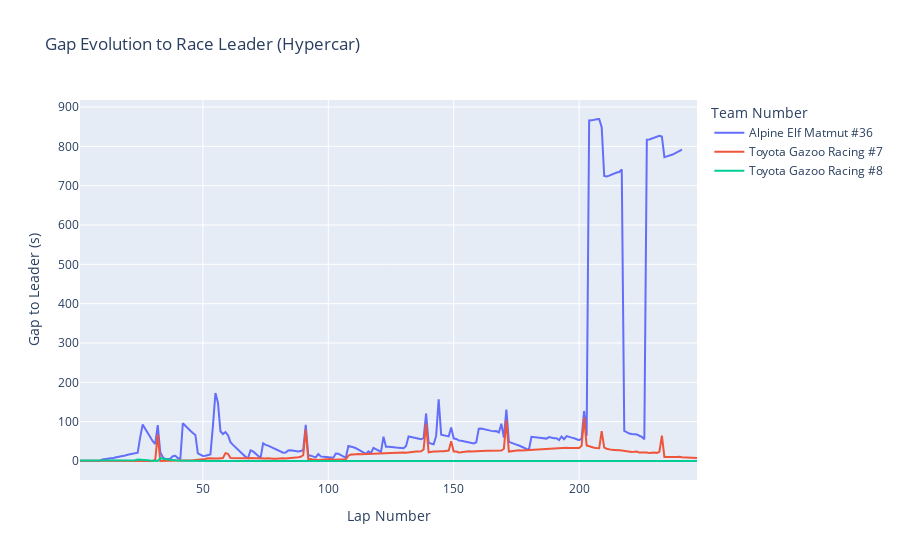

This figure's notebook cell:
### Markdown cell above
## Gap Evolution to Leader

### Code cell
fig = px.line(Bahrain_8,
    x="lap_number",
    y="class_gap",
    color="team_no",
    title="Gap Evolution to Race Leader (Hypercar)",
    labels={
        "lap_number": "Lap Number",
        "class_gap": "Gap to Leader (s)",
        "team_no": "Team Number"
    }
)

fig.show()

### Figure 1 — Plotly figure (JSON) as saved in the notebook; plotly's stock layout.template omitted (floating-point values rounded to 4 significant figures; data arrays with more than 128 entries replaced by an {"elided": "..."} marker saying what was removed)
{"data": [{"hovertemplate": "Team Number=Alpine Elf Matmut #36<br>Lap Number=%{x}<br>Gap to Leader (s)=%{y}<extra></extra>", "legendgroup": "Alpine Elf Matmut #36", "line": {"color": "#636efa", "dash": "solid"}, "marker": {"symbol": "circle"}, "mode": "lines", "name": "Alpine Elf Matmut #36", "orientation": "v", "showlegend": true, "type": "scatter", "x": {"elided": "241 int values"}, "xaxis": "x", "y": {"elided": "241 float values"}, "yaxis": "y"}, {"hovertemplate": "Team Number=Toyota Gazoo Racing #7<br>Lap Number=%{x}<br>Gap to Leader (s)=%{y}<extra></extra>", "legendgroup": "Toyota Gazoo Racing #7", "line": {"color": "#EF553B", "dash": "solid"}, "marker": {"symbol": "circle"}, "mode": "lines", "name": "Toyota Gazoo Racing #7", "orientation": "v", "showlegend": true, "type": "scatter", "x": {"elided": "247 int values"}, "xaxis": "x", "y": {"elided": "247 float values"}, "yaxis": "y"}, {"hovertemplate": "Team Number=Toyota Gazoo Racing #8<br>Lap Number=%{x}<br>Gap to Leader (s)=%{y}<extra></extra>", "legendgroup": "Toyota Gazoo Racing #8", "line": {"color": "#00cc96", "dash": "solid"}, "marker": {"symbol": "circle"}, "mode": "lines", "name": "Toyota Gazoo Racing #8", "orientation": "v", "showlegend": true, "type": "scatter", "x": {"elided": "247 int values"}, "xaxis": "x", "y": {"elided": "247 float values"}, "yaxis": "y"}], "layout": {"legend": {"title": {"text": "Team Number"}, "tracegroupgap": 0}, "title": {"text": "Gap Evolution to Race Leader (Hypercar)"}, "xaxis": {"anchor": "y", "domain": [0, 1], "title": {"text": "Lap Number"}}, "yaxis": {"anchor": "x", "domain": [0, 1], "title": {"text": "Gap to Leader (s)"}}}}
